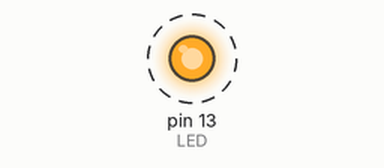
Recording of a sketch running on a simulated Arduino Uno, built with avr-gcc and run on an emulated ATmega328P. On the bench: output pins drawn as LEDs (lit = HIGH). Dashed ring = blinking.

Above: at 0.2 s.
Timing chart, 0 to 3.0 s (numbered marks = the images above):
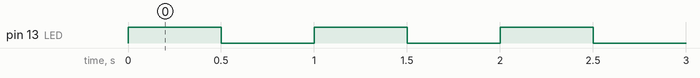

Measured:
- by itself, pin 13 (LED): alternates HIGH for 0.50 s and LOW for 0.50 s, 14 changes in all, then stays LOW

The sketch:

listing3-2.ino
```cpp
int count;
const int LED = 13; //assigning the variable “LED” to pin 13

void setup() {
pinMode (LED, OUTPUT);
}

void loop() {
while (count < 7){
digitalWrite (LED, HIGH);
delay(500);
digitalWrite (LED, LOW);
delay(500);
count = count + 1;
}
}
```
